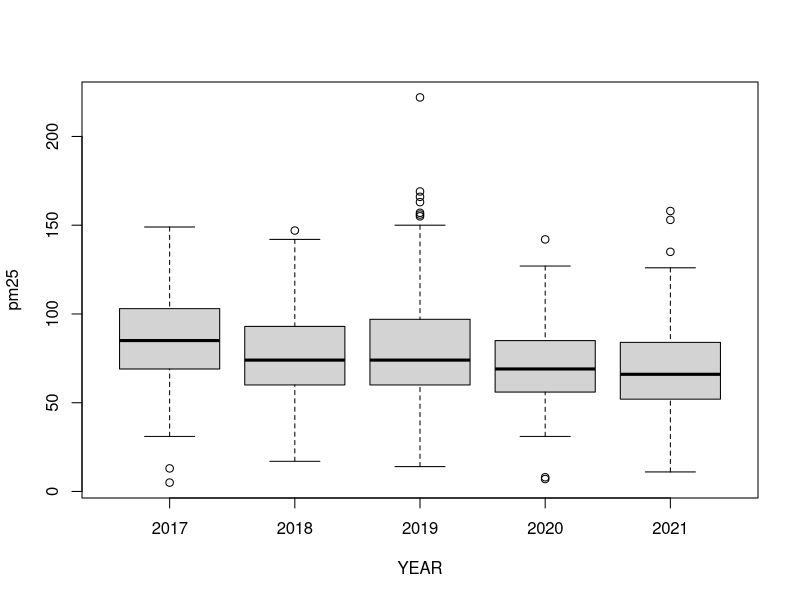
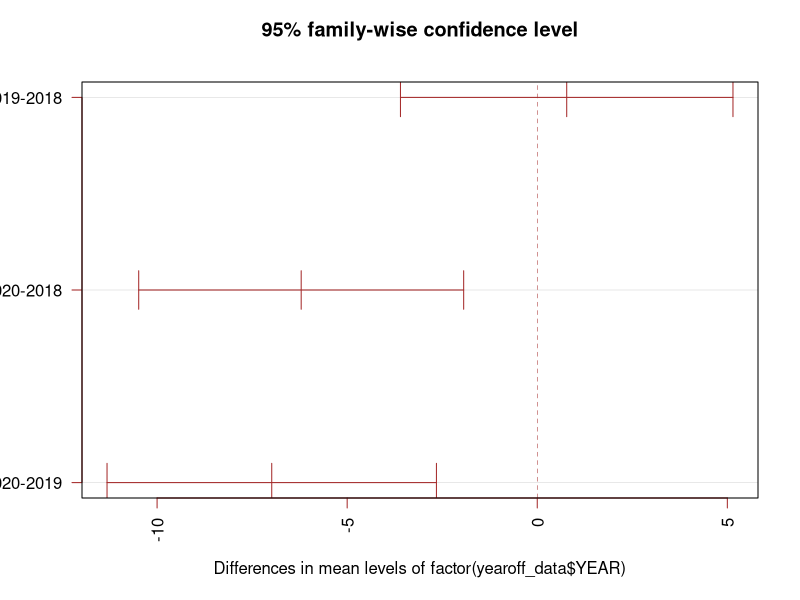

The R source for these figures, in order:

library(dplyr)


df <- read.csv('final.csv')


boxplot(df$pm25~factor(df$YEAR),
        xlab = "YEAR", ylab = "pm25")

year_aov <- aov(df$pm25~factor(df$YEAR), data=df)
# Summary of the analysis
summary(year_aov)
yearoff_data = df %>% filter(YEAR != 2017 & YEAR != '' & YEAR != '' & YEAR != ''
                             & YEAR != 2021)

yearoff_anova <- aov(yearoff_data$pm25~factor(yearoff_data$YEAR), data=yearoff_data)
summary(yearoff_anova)


TukeyHSD(yearoff_anova,conf.level=0.95)
plot(TukeyHSD(yearoff_anova), las=2 , col="brown")
